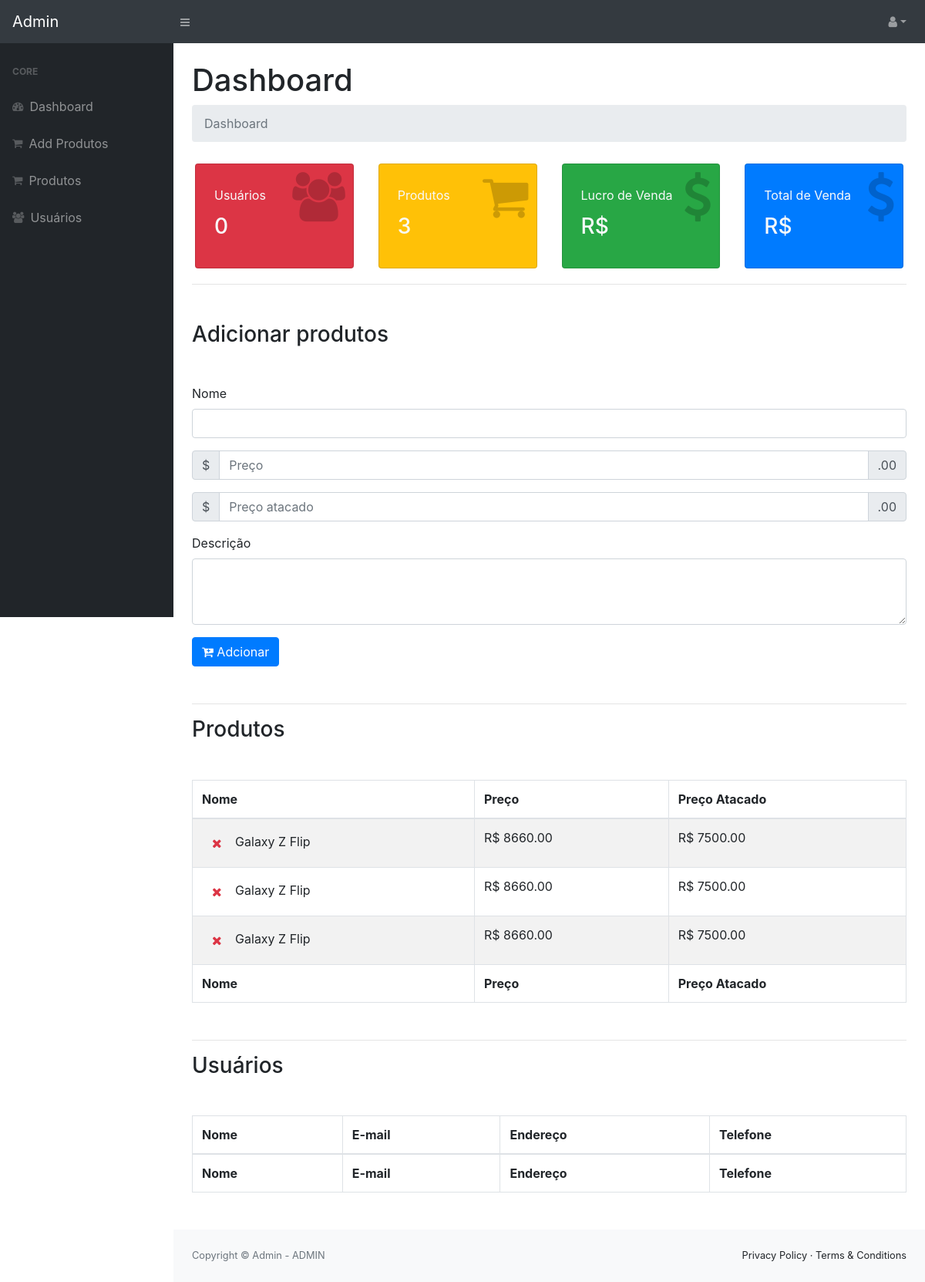
The page /admin.php (signed in) on the database its author committed.
### tables this page shows
CREATE TABLE `products` (
  `id` int(11) NOT NULL,
  `name` varchar(64) NOT NULL,
  `price` decimal(6,2) NOT NULL,
  `price_owner` decimal(6,2) NOT NULL,
  `description` varchar(255) NOT NULL
);

### crud.php (called while the page is built, shortened)
<?php
    class Crud {
        private $db_host = "localhost";
        private $db_name = "micro-system";
        private $db_user = "root";
        private $db_pass = null;
        function __construct() {
            $this->conn = new PDO("mysql:host={$this->db_host};dbname={$this->db_name}", $this->db_user, $this->db_pass);
        }
        public function get_admin() : object
        {
            return $this->conn->query("SELECT * FROM `admin` LIMIT 1")->fetch(PDO::FETCH_OBJ);
        }
        public function all_users()
        {
            return $this->conn->query("SELECT * FROM `clients`")->fetchAll(PDO::FETCH_OBJ);
        }
    }
    trait Product {
        public function all_product()
        {
            return $this->conn->query("SELECT * FROM `products`")->fetchAll(PDO::FETCH_OBJ);
        }
    }

### admin.php (the view, shortened to what this page needs)
<?php
    require_once 'crud.php';
    $crud = new Crud;
    $admin = $crud->get_admin();
    $products = $crud->all_product();
    $users = $crud->all_users();
    $sum = $crud->sum_payment();
    ?>
<!DOCTYPE html>
<html lang="en">
    <head>
        <link href="css/styles.css" rel="stylesheet" />
        <link href="https://cdn.datatables.net/1.10.20/css/dataTables.bootstrap4.min.css" rel="stylesheet">
        <link rel="stylesheet" href="https://stackpath.bootstrapcdn.com/font-awesome/4.7.0/css/font-awesome.min.css">
    </head>
    <body class="sb-nav-fixed">
        <nav class="sb-topnav navbar navbar-expand navbar-dark bg-dark">
            <a class="navbar-brand" href="index.html">Admin</a><button class="btn btn-link btn-sm order-1 order-lg-0" id="sidebarToggle" href="#"><i class="fa fa-bars"></i></button
            >
            <ul class="navbar-nav ml-auto ">
                <li class="nav-item dropdown">
                    <a class="nav-link dropdown-toggle" id="userDropdown" href="#" role="button" data-toggle="dropdown" aria-haspopup="true" aria-expanded="false"><i class="fa fa-user"></i></a>
                </li>
            </ul>
        </nav>
        <div id="layoutSidenav">
            <div id="layoutSidenav_nav">
                <nav class="sb-sidenav accordion sb-sidenav-dark" id="sidenavAccordion">
                    <div class="sb-sidenav-menu">
                        <div class="nav">
                            <div class="sb-sidenav-menu-heading">Core</div>
                            <a class="nav-link actived" href="#"
                                ><div class="sb-nav-link-icon"><i class="fa fa-dashboard"></i></div>
                                Dashboard</a>
                                <a class="nav-link" href="#add_product"
                                ><div class="sb-nav-link-icon"><i class="fa fa-shopping-cart"></i></div>
                                Add Produtos</a>
                                <a class="nav-link" href="#product"
                                ><div class="sb-nav-link-icon"><i class="fa fa-shopping-cart"></i></div>
                                Produtos</a>
                                <a class="nav-link" href="#users"
                                ><div class="sb-nav-link-icon"><i class="fa fa-users"></i></div>
                                Usuários</a>
                        </div>
                    </div>
                </nav>
            </div>
            <div id="layoutSidenav_content">
                <main>
                    <div class="container-fluid">
                        <h1 class="mt-4">Dashboard</h1>
                        <ol class="breadcrumb mb-4">
                            <li class="breadcrumb-item active">Dashboard</li>
                        </ol>
                        <div class="row">
                            <div class="col-md-3">
                                <div class="card card-chart bg-danger p-1 py-2 m-1" style="position: relative;">
                                    <div class="card-body" >
                                      <p class="card-title text-light">Usuários</p>
                                      <h3 class="card-text text-light"><?= count($users)?></h3>
                                      <i class="fa fa-4x fa-users"></i>
                                    </div>
                                  </div>
                            </div>
                            <div class="col-md-3">
                                <div class="card card-chart bg-warning p-1 py-2 m-1" style="position: relative;">
                                    <div class="card-body" >
                                      <p class="card-title text-light">Produtos</p>
                                      <h3 class="card-text text-light"><?= count($products)?></h3>
                                      <i class="fa fa-4x fa-shopping-cart"></i>
                                    </div>
                                  </div>
                            </div>
                            <div class="col-md-3">
                                <div class="card card-chart bg-success p-1 py-2 m-1" style="position: relative;">
                                    <div class="card-body" >
                                      <p class="card-title text-light">Lucro de Venda</p>
                                      <h3 class="card-text text-light">R$ <?=str_replace('.', ',', $sum->b)?></h3>
                                      <i class="fa fa-4x fa-dollar"></i>
                                    </div>
                                  </div>
                            </div>
                            <div class="col-md-3">
                                <div class="card card-chart bg-primary p-1 py-2 m-1" style="position: relative;">
                                    <div class="card-body" >
                                      <p class="card-title text-light">Total de Venda</p>
                                      <h3 class="card-text text-light">R$ <?=str_replace('.', ',', $sum->p)?></h3>
                                      <i class="fa fa-4x fa-dollar"></i>
                                    </div>
                                  </div>
                            </div>
                        </div>
                        <hr>
                        <h3 class="my-5">Adicionar produtos</h3>
                        <form method="POST" class="my-5" id="add_product" action="<?=BASE_URL?>/add_product.php">
                            <div class="form-group">
                              <label for="name_product">Nome</label>
                              <input type="text" class="form-control" id="name_product" name="name_product" required>
                            </div>
                            <div class="input-group mb-3">
                                <div class="input-group-prepend">
                                  <span class="input-group-text">$</span>
                                </div>
                                <input type="text" class="form-control" placeholder="Preço" name="price" pattern="[0-9]+" required>
                                <div class="input-group-append">
                                  <span class="input-group-text">.00</span>
                                </div>
                              </div>
                              <div class="input-group mb-3">
                                <div class="input-group-prepend">
                                  <span class="input-group-text">$</span>
                                </div>
                                <input type="text" class="form-control" placeholder="Preço atacado" name="price_owner" pattern="[0-9]+" required>
                                <div class="input-group-append">
                                  <span class="input-group-text">.00</span>
                                </div>
                              </div>
                            <div class="form-group">
                                <label for="desc_procuct">Descrição</label>
                                <textarea class="form-control" id="desc_procuct" rows="3" name="desc_product" required></textarea>
                            </div>
                            <button type="submit" class="btn btn-primary">
                                <i class="fa fa-cart-plus"></i>
                                Adcionar</button>
                          </form>
                          <hr>
                          <h3 class="mb-5">Produtos</h3>
                          <table id="product" class="table table-striped table-bordered my-5" style="width:100%" id="product">
                            <thead>
                                <tr>
                                    <th>Nome</th>
                                    <th>Preço</th>
                                    <th>Preço Atacado</th>
                                </tr>
                            </thead>
                            <tbody>
                            <?php
                                foreach ($products as $product)
                                {
                            ?>
                                <tr>
                                    <td>
                                        <a href="<?=BASE_URL?>/delete_product.php?id=<?=$product->id?>" class="btn "><i class="fa fa-remove text-danger"></i></a>
                                        <?=$product->name?>
                                    </td>
                                    <td>R$ <?=$product->price?></td>
                                    <td>R$ <?=$product->price_owner?></td>
                                </tr>
                            <?php }?>
                            </tbody>
                            <tfoot>
                                <tr>
                                    <th>Nome</th>
                                    <th>Preço</th>
                                    <th>Preço Atacado</th>
                                </tr>
                            </tfoot>
                        </table>
                        <hr>
                        <h3 class="mb-5">Usuários</h3>
                          <table id="users" class="table table-striped table-bordered my-5" style="width:100%" id="users" >
                            <thead>
                                <tr>
                                    <th>Nome</th>
                                    <th>E-mail</th>
                                    <th>Endereço</th>
                                    <th>Telefone</th>
                                </tr>
                            </thead>
                            <tfoot>
                                <tr>
                                    <th>Nome</th>
                                    <th>E-mail</th>
                                    <th>Endereço</th>
                                    <th>Telefone</th>
                                </tr>
                            </tfoot>
                        </table>
                    </div>
                </main>
                <footer class="py-4 bg-light mt-auto">
                    <div class="container-fluid">
                        <div class="d-flex align-items-center justify-content-between small">
                            <div class="text-muted">Copyright &copy; Admin - <?= $admin->name ?></div>
                            <div>
                                <a >Privacy Policy</a>
                                &middot;
                                <a >Terms &amp; Conditions</a>
                            </div>
                        </div>
                    </div>
                </footer>
            </div>
        </div>
    </body>
</html>

### admin.php (style rules this page uses)
.card-chart i { position: absolute; right: 10px; top: 10px; color: rgba(0, 0, 0, .2); }

### rows shown on the page
products: name "Galaxy Z Flip", price "8660.00", price_owner "7500.00"
products: name "Galaxy Z Flip", price "8660.00", price_owner "7500.00"
products: name "Galaxy Z Flip", price "8660.00", price_owner "7500.00"

### other values the page prints
count($users) "0"
count($products) "3"
$admin->name "ADMIN"
